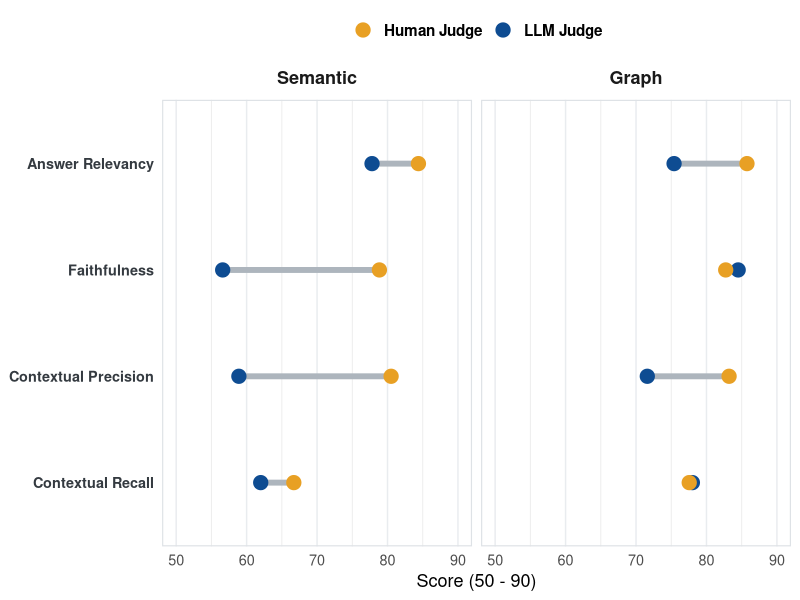

Generate this figure with R:
# =======================================================================================
# Script: 02_evaluator_bias_dumbbell_plot.R
# Purpose: Visualizing Measurement Bias between LLM and Human Judges (Research_Question_2)
#
# This script uses `ggplot2` to construct a "Dumbbell Plot" (connected dot plot). 
# This visualization explicitly highlights the magnitude of disagreement (the gap/delta) 
# between automated DeepEval scoring (LLM Judge) and participant scoring (Human Judge) 
# across the four core RAG metrics, separated by underlying architecture.
# =======================================================================================

# Step 1: Install packages if necessary (Uncomment if running on a fresh environment)
install.packages(c("ggplot2", "dplyr"))
library(ggplot2) # For advanced data visualization
library(dplyr)   # For data manipulation

# ==============================================================================
# PHASE 1: DATA PREPARATION (WIDE FORMAT)
# ==============================================================================
# Prepare the dataset in wide format. 
# Unlike the long format used for ANOVA, wide format (where LLM and Human are 
# separate columns) is required for ggplot's geom_segment to easily map the 
# start (x) and end (xend) points of the connecting lines.
df <- data.frame(
  Metric = factor(rep(c("Contextual Recall", "Contextual Precision", "Faithfulness", "Answer Relevancy"), 2),
                  levels = c("Contextual Recall", "Contextual Precision", "Faithfulness", "Answer Relevancy")),
  Architecture = factor(rep(c("Semantic", "Graph"), each = 4), levels = c("Semantic", "Graph")),
  LLM = c(62.00, 58.90, 56.60, 77.80, 78.00, 71.60, 84.50, 75.40),
  Human = c(66.70, 80.51, 78.85, 84.39, 77.55, 83.21, 82.73, 85.75)
)

# ==============================================================================
# PHASE 2: AESTHETICS & COLOR PALETTE
# ==============================================================================
# Define a colorblind-friendly and academically distinct color palette
llm_color <- "#0E4C92"     # Dark Blue for LLM Judge (Automated baseline)
human_color <- "#E8A024"   # Yellow/Gold for Human Judge (Participant baseline)
segment_color <- "#ADB5BD" # Medium-gray connecting line to emphasize the delta gap

# ==============================================================================
# PHASE 3: PLOT CONSTRUCTION
# ==============================================================================
# Generate the Dumbbell Plot 
p <- ggplot(df, aes(y = Metric)) +
  
  # 1. The Connector: Draws the physical line representing the measurement bias (Delta)
  geom_segment(aes(x = LLM, xend = Human, y = Metric, yend = Metric), 
               color = segment_color, size = 2) +
  
  # 2. The Nodes: Plots the specific mean scores for both evaluator types
  geom_point(aes(x = LLM, color = "LLM Judge"), size = 4.5) +
  geom_point(aes(x = Human, color = "Human Judge"), size = 4.5) +
  
  # 3. Faceting: Splits the plot into two distinct panels for Semantic vs. Graph
  facet_wrap(~ Architecture) +
  
  # Map the defined colors to the legend
  scale_color_manual(
    name = "Evaluator",
    values = c("LLM Judge" = llm_color, "Human Judge" = human_color)
  ) +
  
  labs(
    x = "Score (50 - 90)",
    y = NULL
  ) +
  
  # Zoomed-in scale constraint: Restricting the X-axis to 50-90 instead of 0-100.
  # Rationale: All means fall within this range. A 0-100 scale would visually compress 
  # the deltas, masking the severity of the bias (e.g., the massive 20+ point gaps 
  # in Contextual Precision and Faithfulness).
  coord_cartesian(xlim = c(50, 90)) +
  
  # Apply clean theme adjustments
  theme_minimal(base_size = 13) + 
  theme(
    legend.position = "top",
    legend.title = element_blank(),
    legend.text = element_text(size = 11, face = "bold"),
    panel.grid.major.x = element_line(color = "#E9ECEF", size = 0.5), # Keep vertical gridlines for easy score reading
    panel.grid.major.y = element_blank(),                             # Remove horizontal gridlines to avoid cluttering the dumbbells
    panel.border = element_rect(color = "#DEE2E6", fill = NA, size = 0.8),
    strip.text = element_text(face = "bold", size = 13, margin = margin(b = 10)),
    plot.title = element_text(face = "bold", size = 14, margin = margin(b = 15), hjust = 0),
    axis.text.y = element_text(face = "bold", color = "#343A40")
  )

# Display the plot in the RStudio viewer
print(p)

# Optional: Adding ggsave() here if wishing to export the plot directly to the outputs folder
# ggsave("E:/THSI/Code/statistical_analyses _R/outputs/evaluator_bias_dumbbell.png", plot = p, width = 10, height = 6, dpi = 300)
